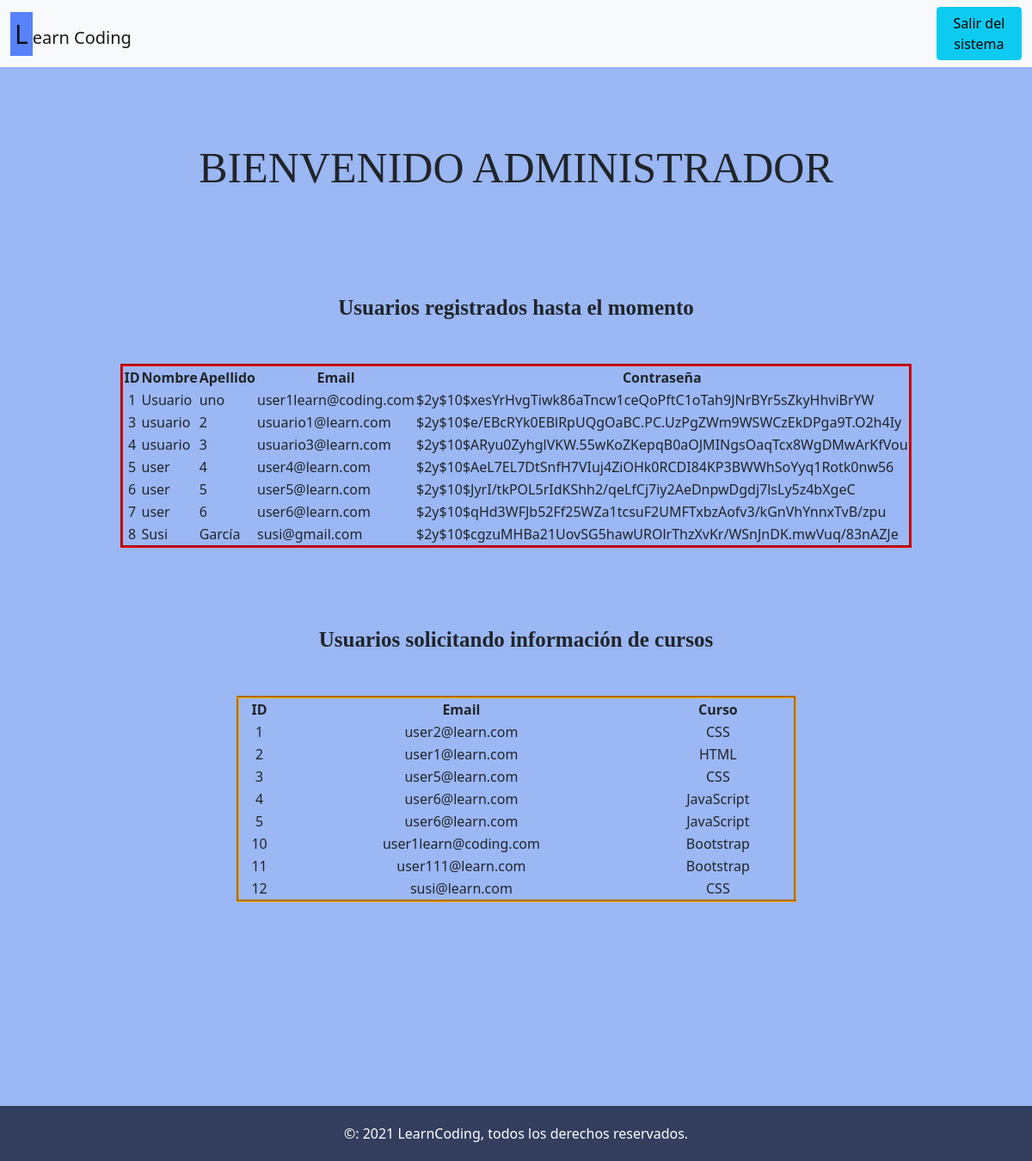
/pages/users.php (signed in), run on the app's committed database.
### tables this page shows
CREATE TABLE `usuarios` (
  `idUser` int(11) NOT NULL COMMENT 'Cave primaria de la tabla ''usuarios''',
  `nombre` varchar(25) NOT NULL COMMENT 'Campo para el nombre del usuario con una capacidad máxima de de 25 caracteres',
  `apellido` varchar(25) NOT NULL COMMENT 'Campo para el apellido del usuario con una capacidad máxima de de 25 caracteres',
  `email` varchar(200) NOT NULL COMMENT 'Campo para el email del usuario con una capacidad máxima de 200 caracteres',
  `password` varchar(255) NOT NULL COMMENT 'Campo para la contraseña proporcionada por el usuario con una capacidad máxima de 255 caracteres, esto por la encriptación.'
);

CREATE TABLE `usercurso` (
  `idUser` int(11) NOT NULL COMMENT 'Clave primaria de la tabla usercurso',
  `email` varchar(60) NOT NULL COMMENT 'Campo para el email del usuario',
  `idCurso` int(11) NOT NULL COMMENT 'Id del curso que será tomado de la tabla catcursos'
);

CREATE TABLE `catcursos` (
  `idCurso` int(11) NOT NULL COMMENT 'Clave primaría de la tabla catcursos',
  `curso` char(15) NOT NULL COMMENT 'Campo para el nombre del curso'
);

### pages/users.php (the view, shortened to what this page needs)
<?php
	if(isset($_SESSION['administrador'])){
 ?>
<!doctype html>
<html>
	<head>
		<link href="https://cdn.jsdelivr.net/npm/bootstrap@5.0.1/dist/css/bootstrap.min.css" rel="stylesheet">
		<link rel="stylesheet" href="../assets/design.css">
	</head>
	</body>
		<nav class="navbar navbar-expand-lg navbar-light bg-light">
			<div class="container-fluid">
				<a class="navbar-brand" href="/desarrollando">Learn Coding</a>
				<div class="collapse navbar-collapse" id="navbarScroll">
					<ul class="navbar-nav me-auto my-2 my-lg-0 navbar-nav-scroll" style="--bs-scroll-height: 100px;">
						<li class="nav-item">
							<?php echo '<a href="../php/salir.php" class="btn btn-info">Salir del sistema</a>';?>
						</li>
					</ul>
				</div>
			</div>
		</nav>
		<section>
			<div class="section1-1">
				<div class="section1-1-1">
					<h1>BIENVENIDO ADMINISTRADOR</h1>
					<br><br>
					<h2>Usuarios registrados hasta el momento</h2>
					<?php
							$cxn = new mysqli("localhost", "root", "", "learncoding");
							$query = 'SELECT * FROM usuarios ORDER BY idUser asc';
							$vRec = $cxn->query($query);
							if(!$cxn->query($query)) {
								echo 'Error al recuperar los datos ('.$cxn->errno.') '.$cxn->error;
							}
							else {
								$tot = $vRec->num_rows - 1;
								echo '<table style="border: 3px groove red" border="2px" width="90%" align="center">';
								echo '<tr class="tab"><th class="thi">ID</th><th>Nombre</th><th>Apellido</th><th>Email</th><th>Contraseña</th></tr>';
								for ($i=0; $i <= $tot; $i++) {
									$vRec->data_seek($i);
									$reg = $vRec->fetch_assoc();
									echo '<tr align="left" valign="center" height="5px">';
									echo '<td class="tab">'.$reg['idUser'].'</td>';
									echo '<td>'.$reg['nombre'].'</td>';
									echo '<td>'.$reg['apellido'].'</td>';
									echo '<td>'.$reg['email'].'</td>';
									echo '<td>'.$reg['password'].'</td>';
									echo '</tr>';
								}
								echo '</table>';
								echo '<br>';
							}
					?>
					<br><br>
					<h2>Usuarios solicitando información de cursos</h2>
					<?php
							$vQry = 'SELECT * FROM usercurso,catcursos WHERE usercurso.idCurso=catcursos.idCurso ORDER BY idUser asc';
							$vRec = $cxn->query($vQry);
							if(!$cxn->query($vQry)) {
								echo 'Error al recuperar los datos ('.$cxn->errno.') '.$cxn->error;
							}
							else {
								$tot = $vRec->num_rows - 1;
								echo '<table style="border: 3px groove orange" border="1px" width="70%" align="center">';
								echo '<tr class="tab"><th>ID</th><th>Email</th><th>Curso</th></tr>';
								for ($i=0; $i <= $tot; $i++) {
									$vRec->data_seek($i);
									$reg = $vRec->fetch_assoc();
									echo '<tr align="center" valign="center" height="5px">';
									echo '<td>'.$reg['idUser'].'</td>';
									echo '<td>'.$reg['email'].'</td>';
									echo '<td>'.$reg['curso'].'</td>';
									echo '</tr>';
								}
								echo '</table>';
								echo '<br>';
							}
						} else {
						header("location:contactos.php#contacto");
						}
					?>
					<br><br>
				</div>
			</div>
		</section>
	</body>
	<footer>
		<div class="copyright">&copy: 2021 LearnCoding, todos los derechos reservados.</div>
	</footer>
</html>

### assets/design.css (style rules this page uses)
.navbar { position: fixed; width: 100%; }
nav ul { margin-left: 420px; }
.navbar-brand::first-letter { background-color: #5882FA; font-size: 30px; padding: 5px; }
a { text-decoration: none; }
.section1-1 { margin: auto; width: 80%; padding: 15px; }
h1 { font-family: Gill Sans MT; text-align: center; margin-top: 50px; margin-bottom: 50px; font-size: 50px; }
h2 { font-family: Source Sans Pro; text-align: center; font-size: 25px; font-weight: bold; margin-top: 20px; margin-bottom: 50px; }
.section1-1-1 { margin-top: 150px; }
footer { background-color: #333E5F; margin-top: 150px; padding-bottom: 20px; padding-top: 20px; color: white; text-align: center; }

### pages/users.php (style rules this page uses)
.nav-item { float: right; margin-left: 500px; }
.thi { width: 5%; }
.tab { text-align: center; }
h1,h2 { text-align:center; margin-bottom: 50px; }

### data on the page
usuarios: idUser "1", nombre "Usuario", apellido "uno", email "user1learn@coding.com", password "$2y$10$xesYrHvgTiwk86aTncw1ceQoPftC1oTah9JNrBYr5sZkyHhviBrYW"
usuarios: idUser "3", nombre "usuario", apellido "2", email "usuario1@learn.com", password "$2y$10$e/EBcRYk0EBlRpUQgOaBC.PC.UzPgZWm9WSWCzEkDPga9T.O2h4Iy"
usuarios: idUser "4", nombre "usuario", apellido "3", email "usuario3@learn.com", password "$2y$10$ARyu0ZyhglVKW.55wKoZKepqB0aOJMINgsOaqTcx8WgDMwArKfVou"
usuarios: idUser "5", nombre "user", apellido "4", email "user4@learn.com", password "$2y$10$AeL7EL7DtSnfH7VIuj4ZiOHk0RCDI84KP3BWWhSoYyq1Rotk0nw56"
usuarios: idUser "6", nombre "user", apellido "5", email "user5@learn.com", password "$2y$10$JyrI/tkPOL5rIdKShh2/qeLfCj7iy2AeDnpwDgdj7lsLy5z4bXgeC"
usuarios: idUser "7", nombre "user", apellido "6", email "user6@learn.com", password "$2y$10$qHd3WFJb52Ff25WZa1tcsuF2UMFTxbzAofv3/kGnVhYnnxTvB/zpu"
usuarios: idUser "8", nombre "Susi", apellido "García", email "susi@gmail.com", password "$2y$10$cgzuMHBa21UovSG5hawUROlrThzXvKr/WSnJnDK.mwVuq/83nAZJe"
usercurso: idUser "1", email "user2@learn.com", idCurso.curso "CSS"
usercurso: idUser "2", email "user1@learn.com", idCurso.curso "HTML"
usercurso: idUser "3", email "user5@learn.com", idCurso.curso "CSS"
usercurso: idUser "4", email "user6@learn.com", idCurso.curso "JavaScript"
usercurso: idUser "5", email "user6@learn.com", idCurso.curso "JavaScript"
usercurso: idUser "10", email "user1learn@coding.com", idCurso.curso "Bootstrap"
usercurso: idUser "11", email "user111@learn.com", idCurso.curso "Bootstrap"
usercurso: idUser "12", email "susi@learn.com", idCurso.curso "CSS"
